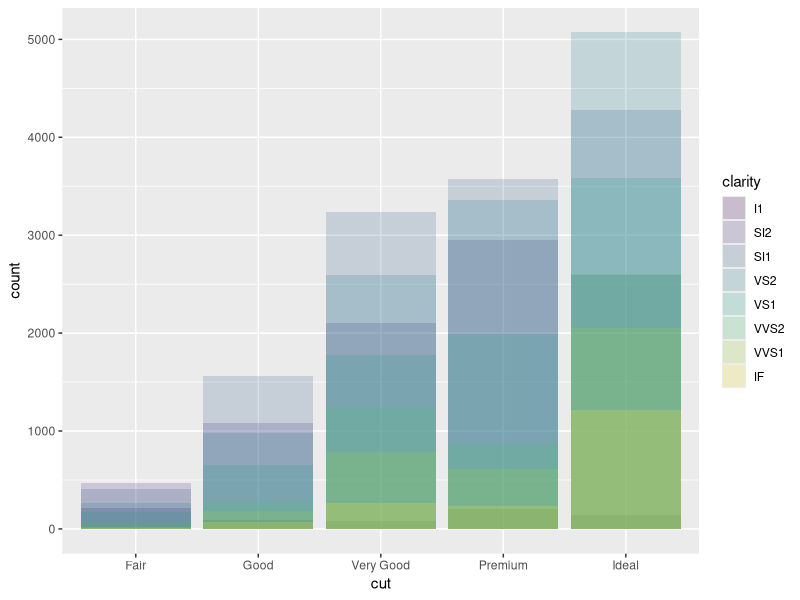

Source code (R):
require(MASS)
require(ggplot2)
ggplot(data = diamonds, mapping = aes(x = cut, fill = clarity)) + 
  geom_bar(alpha = 1/5, position = "identity")

